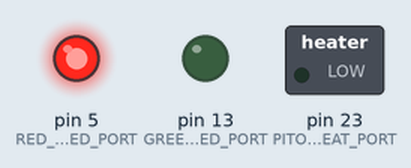
Simulated run of this sketch. Board: Arduino Mega 2560, built with avr-gcc and run on an emulated ATmega2560. Parts: switched loads named in the sketch (green lamp = pin HIGH), output pins drawn as LEDs (lit = HIGH).

Above: at 2.5 s.
At 3.5 s:
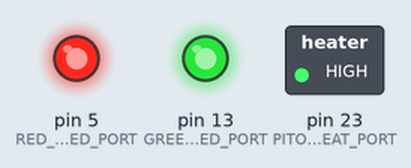
Timing chart, 0 to 5.0 s (numbered marks = the images above):
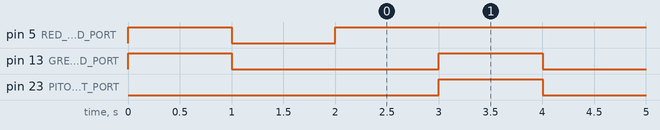

The sketch:

pitotonly.ino
```cpp
// Simple Test sktech to test steppers and servos
String readString;
#include <Servo.h>


#include "LedControl.h"


#define RED_STATUS_LED_PORT 5               // RED LED is used for monitoring ethernet
#define GREEN_STATUS_LED_PORT 13               // RED LED is used for monitoring ethernet
#define FLASH_TIME 1000
unsigned long NEXT_STATUS_TOGGLE_TIMER = 0;
bool GREEN_LED_STATE = false;

#define LAUNCH_BAR_PORT 27
#define HOOK_BYPASS_PORT 28
#define FUEL_DUMP_PORT 29
#define APU_PORT 30
#define ENGINE_CRANK_PORT 31


#define BLEED_AIR_SOL_PORT 22
#define PITOT_HEAT_PORT 23
#define LASER_ARM_PORT 24
#define CANOPY_MAG_PORT 25


unsigned long NEXT_PORT_TOGGLE_TIMER = 0;
bool PORT_OUTPUT_STATE = false;


void setup() {


  pinMode( RED_STATUS_LED_PORT,  OUTPUT);
  pinMode( GREEN_STATUS_LED_PORT,  OUTPUT);

  digitalWrite( RED_STATUS_LED_PORT, true);
  digitalWrite( GREEN_STATUS_LED_PORT, true);
  delay(FLASH_TIME);
  digitalWrite( RED_STATUS_LED_PORT, false);
  digitalWrite( GREEN_STATUS_LED_PORT, false);
  delay(FLASH_TIME);


  pinMode( PITOT_HEAT_PORT,  OUTPUT);


  // Turn everything off

  digitalWrite(PITOT_HEAT_PORT, false);


  NEXT_PORT_TOGGLE_TIMER = millis() + 1000;
  NEXT_STATUS_TOGGLE_TIMER = millis() + 1000;

  digitalWrite( RED_STATUS_LED_PORT, true);
}


void loop() {

  if (millis() > NEXT_STATUS_TOGGLE_TIMER) {
    GREEN_LED_STATE = !GREEN_LED_STATE;
    digitalWrite( GREEN_STATUS_LED_PORT, GREEN_LED_STATE);
    NEXT_STATUS_TOGGLE_TIMER = millis() + FLASH_TIME;

    digitalWrite(PITOT_HEAT_PORT, GREEN_LED_STATE);

  }

}
```

Measured:
- by itself, pin 13 (GREEN_STATUS_LED_PORT): repeats every 2.0 s: HIGH 1.0 s, LOW 1.0 s
- by itself, pin 23 (PITOT_HEAT_PORT): alternates HIGH for 1.0 s and LOW for 1.0 s
